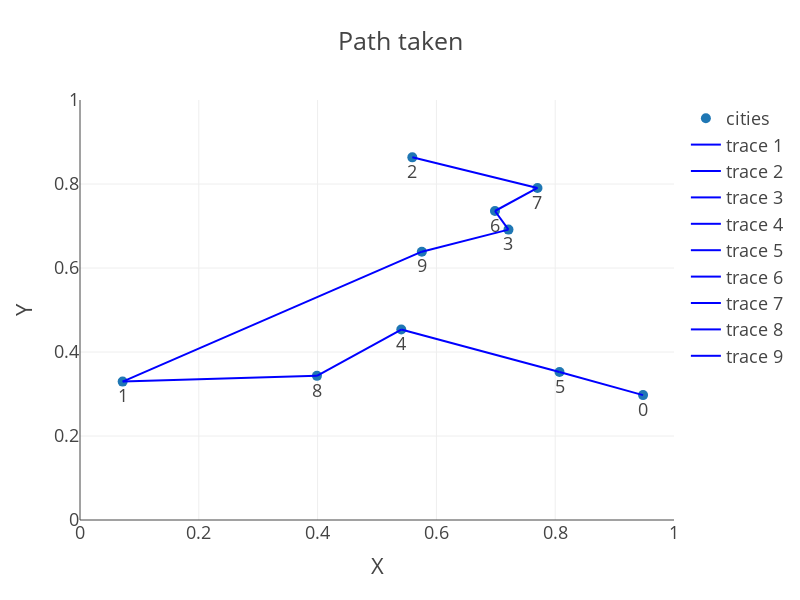

Notebook code for this chart:
### Markdown cell above
#### Test the function

### Code cell
# Test
rg = Generator(PCG64(42069)) # set your own unique seed number
n_cities = 10
cities = simulate_cities(rg, n_cities)
start_time = time.time()  # Record start time
solution, distance = local_search(cities, iterations=1000)
end_time = time.time()  # Record end time
print("best solution:", solution)
print("distance travelled:", distance)
print("Computing time:", end_time - start_time, "seconds")

draw_salesman(solution, cities)

### Figure 1 — Plotly figure (JSON) as saved in the notebook; plotly's stock layout.template omitted (floating-point values rounded to 4 significant figures)
{"data": [{"marker": {"size": 10}, "mode": "markers+text", "name": "cities", "text": ["0", "5", "4", "8", "1", "9", "3", "6", "7", "2"], "textposition": "bottom center", "type": "scatter", "x": [0.9479, 0.8073, 0.5409, 0.3989, 0.0718, 0.5755, 0.7213, 0.6986, 0.7702, 0.5594], "y": [0.2974, 0.3523, 0.4535, 0.3432, 0.3295, 0.6389, 0.6914, 0.7357, 0.7906, 0.8635]}, {"line": {"color": "blue", "width": 2}, "mode": "lines", "type": "scatter", "x": [0.9479, 0.8073], "y": [0.2974, 0.3523]}, {"line": {"color": "blue", "width": 2}, "mode": "lines", "type": "scatter", "x": [0.8073, 0.5409], "y": [0.3523, 0.4535]}, {"line": {"color": "blue", "width": 2}, "mode": "lines", "type": "scatter", "x": [0.5409, 0.3989], "y": [0.4535, 0.3432]}, {"line": {"color": "blue", "width": 2}, "mode": "lines", "type": "scatter", "x": [0.3989, 0.0718], "y": [0.3432, 0.3295]}, {"line": {"color": "blue", "width": 2}, "mode": "lines", "type": "scatter", "x": [0.0718, 0.5755], "y": [0.3295, 0.6389]}, {"line": {"color": "blue", "width": 2}, "mode": "lines", "type": "scatter", "x": [0.5755, 0.7213], "y": [0.6389, 0.6914]}, {"line": {"color": "blue", "width": 2}, "mode": "lines", "type": "scatter", "x": [0.7213, 0.6986], "y": [0.6914, 0.7357]}, {"line": {"color": "blue", "width": 2}, "mode": "lines", "type": "scatter", "x": [0.6986, 0.7702], "y": [0.7357, 0.7906]}, {"line": {"color": "blue", "width": 2}, "mode": "lines", "type": "scatter", "x": [0.7702, 0.5594], "y": [0.7906, 0.8635]}], "layout": {"height": 600, "title": {"text": "Path taken"}, "width": 800, "xaxis": {"range": [0, 1], "title": {"text": "X"}}, "yaxis": {"range": [0, 1], "title": {"text": "Y"}}}}
